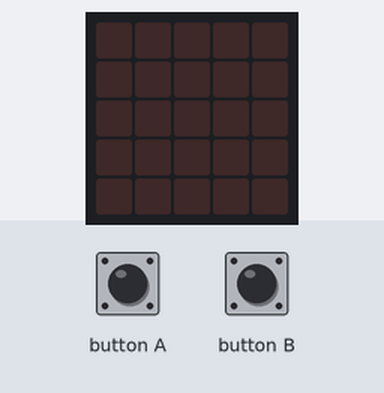
The program below on a simulated BBC micro:bit (MakeCode). Parts: the board's 5×5 LED display. The inputs (shaded band) are chosen by the test bench.

Above: at 1.2 s.
1.3 s: button A pressed for 0.15 s
At 1.5 s:
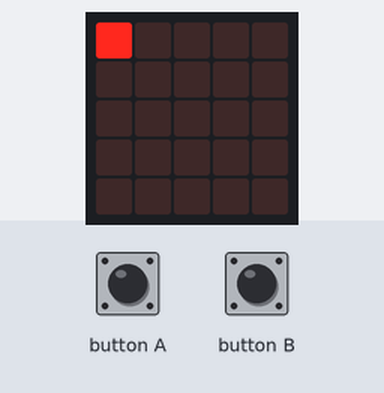
At 3.1 s:
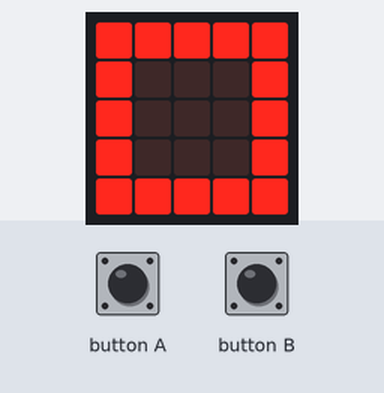
4.3 s: button B pressed for 0.15 s
At 4.5 s:
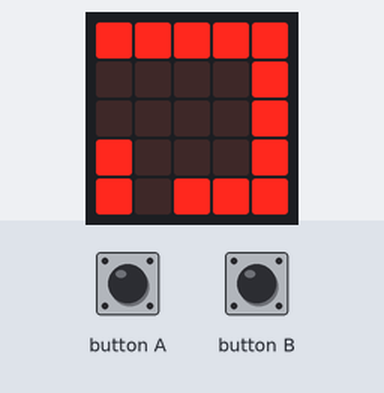

The program:

main.ts
```typescript
function 燈數 (num: number, 亮燈: boolean) {
    if (num < 6) {
        x = num - 1
        y = 0
    } else if (num >= 6 && num < 9) {
        x = 4
        y = num - 5
    } else if (num >= 9 && num < 14) {
        x = 13 - num
        y = 4
    } else if (num >= 14 && num < 17) {
        x = 0
        y = 17 - num
    }
    if (_1 == 1) {
        led.plot(x, y)
    } else {
        if (亮燈) {
            led.plot(x, y)
        } else {
            led.unplot(x, y)
        }
    }
}
input.onButtonPressed(Button.A, function () {
    _1 = 1
    _2 = 3
    if (a < 17) {
        if (_1 == 1) {
            while (true) {
                a += 1
                燈數(a, true)
                basic.pause(100)
                while (a > 17) {
                    a = 0
                    basic.clearScreen()
                }
            }
        } else {
            basic.clearScreen()
        }
    } else {
        basic.clearScreen()
    }
})
input.onButtonPressed(Button.B, function () {
    _2 = 1
    _1 = 3
    if (true) {
        if (_2 == 1) {
            while (true) {
                a += 1
                燈數(a - 1, false)
                if (a > 17) {
                    a = 1
                }
                燈數(a, true)
                basic.pause(100)
                basic.clearScreen()
            }
        } else {
            basic.clearScreen()
        }
    } else {
        basic.clearScreen()
    }
})
let y = 0
let x = 0
let a = 0
let _2 = 0
let _1 = 0
a = 0
```

test.ts
```typescript
// 在這裡測試；當此封包作為擴充功能時，將不會編譯此內容。
```

Measured:
- after the input at 1.3 s, the display: changes after 0.15 s (image 1)
- after the input at 4.3 s, the display: first differs from a run without the input after 0.15 s (image 3)
